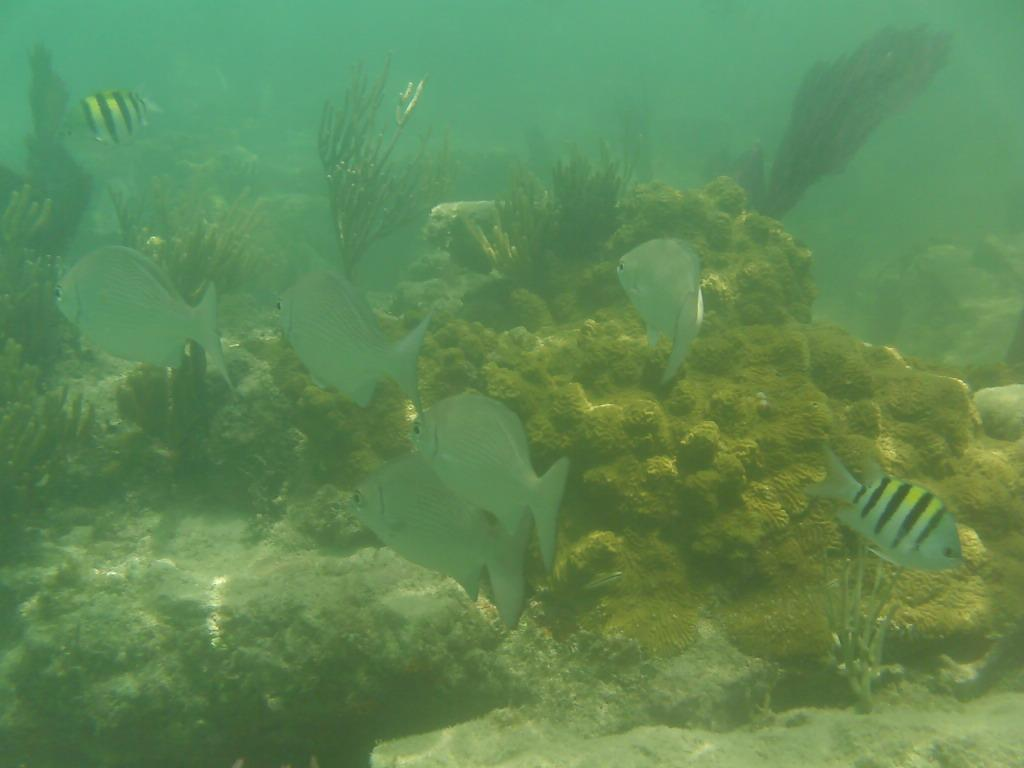
#> input picture reimplementation/317.jpg, 1024 x 768 px
$ python fusion.py
#> lines starting #> are read from the running program, lines starting #| are printed output that depends on the picture
#> further down, input_image is the input picture: PIL image 1024x768 RGB; mean R, G, B 95.5, 137.7, 85.9
import numpy as np
from PIL import Image, ImageFilter

def max_attenuation_map(image, gamma=1.2):
#> called with gamma = 1.2
    attenuation_map = np.maximum(1 - image[:, :, 0]**gamma, np.maximum(1 - image[:, :, 1]**gamma, 1 - image[:, :, 2]**gamma))
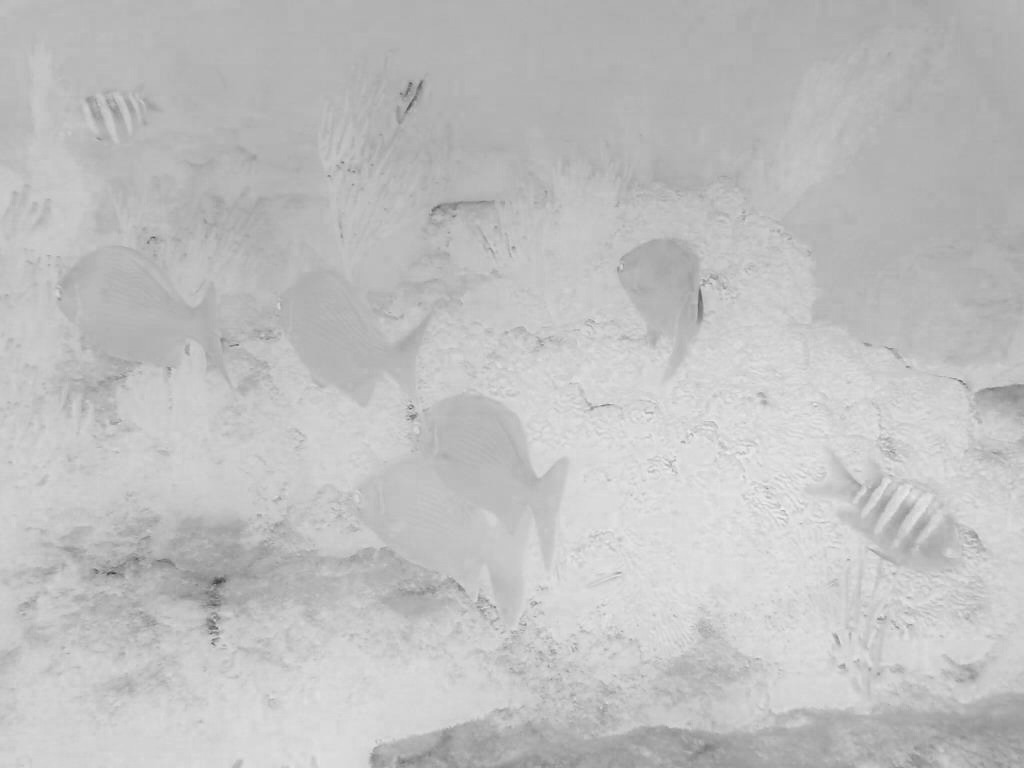
#> attenuation_map: shape (768, 1024) float64; min 0.239, max 0.953, mean 0.753
    return attenuation_map

def detailed_image(image, blur_radius=5):
#> called with blur_radius = 5
    blurred_image = image.filter(ImageFilter.GaussianBlur(blur_radius))
    detailed_image = np.array(image) - np.array(blurred_image)
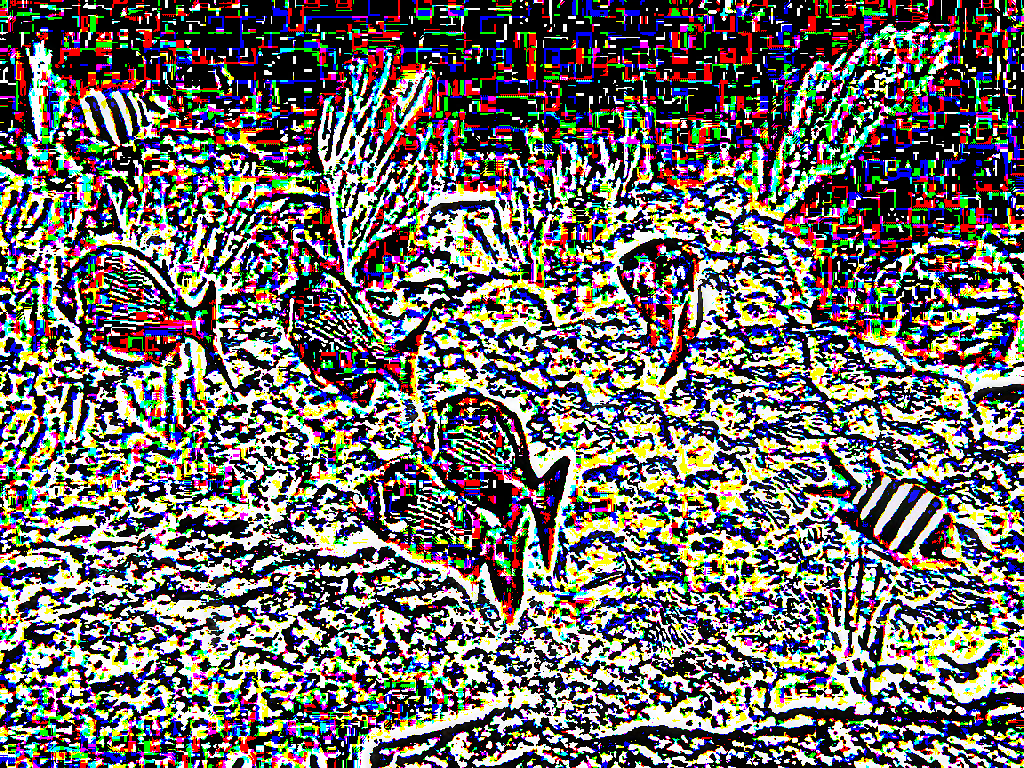
#> detailed_image: shape (768, 1024, 3); mean R, G, B 110.9, 106.6, 104
    return Image.fromarray(detailed_image.astype(np.uint8))

def fusion(input_image, max_attenuation, color_transfer_image):
    max_attenuation_expanded = np.expand_dims(max_attenuation, axis=-1)

    input_image_expanded = np.array(input_image) / 255.0

    fused_image = color_transfer_image + max_attenuation_expanded + input_image_expanded * (1 - max_attenuation_expanded)
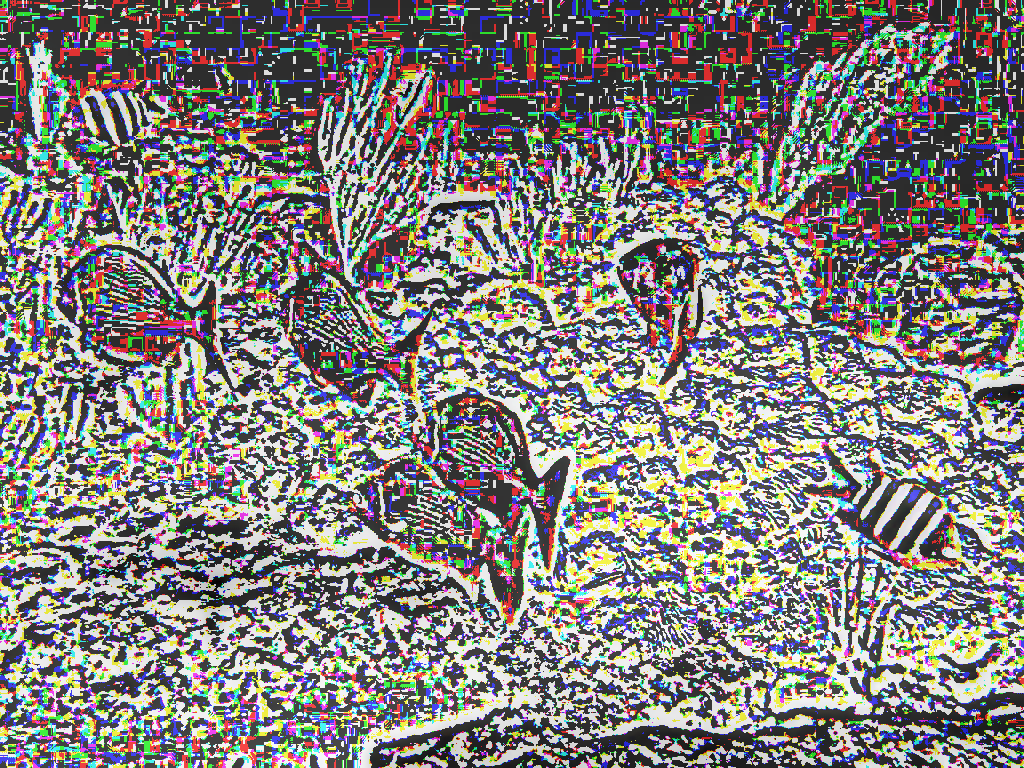
#> fused_image: shape (768, 1024, 3) float64; mean of channels 0, 1, 2 1.19, 1.17, 1.16; drawn with min black and max white
    return Image.fromarray(np.clip(fused_image * 255, 0, 255).astype(np.uint8))
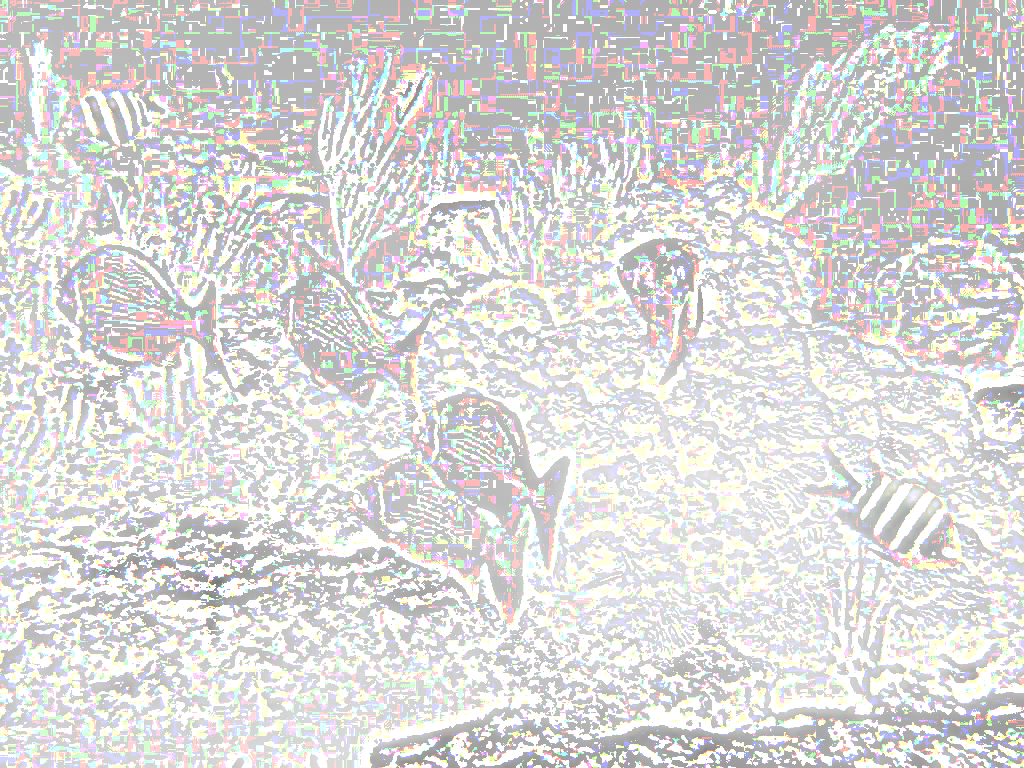
#> returned value: PIL image 1024x768 RGB; mean R, G, B 218.4, 217.2, 216.5

input_image_path = "317.jpg"
input_image = Image.open(input_image_path)

#Step 1: Max Attenuation Map
max_attenuation = max_attenuation_map(np.array(input_image) / 255.0)

#Step 2: Detailed Image
detailed_img = detailed_image(input_image)

#Step 3: Fusion
color_corrected_img = fusion(np.array(input_image) / 255.0, max_attenuation, np.array(detailed_img) / 255.0)

color_corrected_img.save("color_corrected_img.jpg")

input_image.show(title="Input Image")
detailed_img.show(title="Detailed Image")
Image.fromarray((max_attenuation * 255).astype(np.uint8)).show(title="Max Attenuation Map")
color_corrected_img.show(title="Color Corrected Image")
